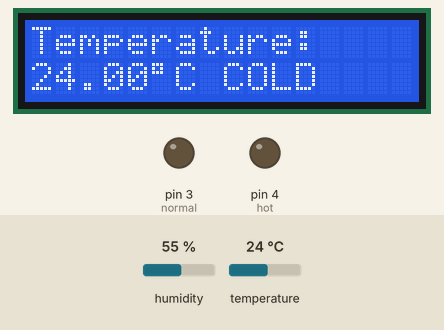
Recording of a sketch running on a simulated Arduino Uno, built with avr-gcc and run on an emulated ATmega328P. On the bench: 16×2 character LCD, output pins drawn as LEDs (lit = HIGH). The inputs (shaded band) are chosen by the test bench; at power-on: temperature 24 °C, humidity 55 %. Pins used as bus, display or sensor lines are not drawn; what the sketch prints to the serial monitor is not drawn.

Above: at 2.7 s.
2.8 s: temperature set to 28 °C
At 4.9 s:
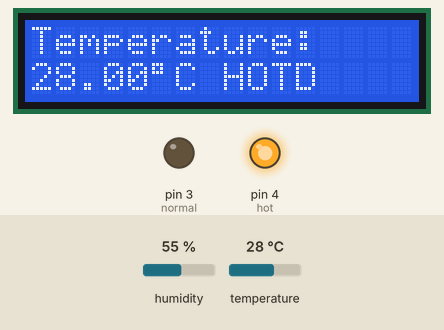
5.8 s: temperature set to 25 °C
At 6.9 s:
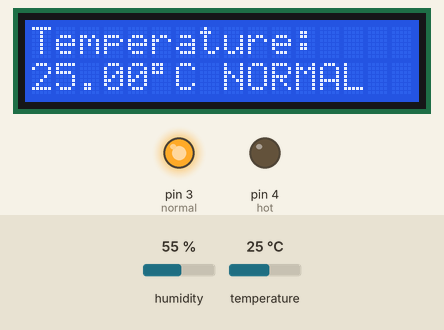
8.8 s: temperature set to 33 °C
At 10.9 s:
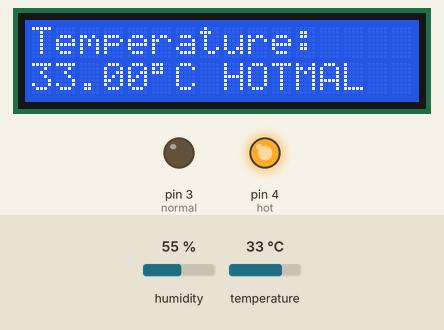
Timing chart, 0 to 12.4 s (numbered marks = the images above; inputs shaded):
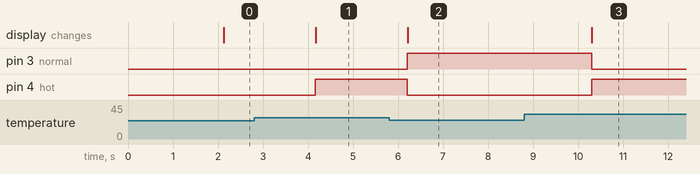

The sketch:

DHTtester.ino
```cpp
// Example testing sketch for various DHT humidity/temperature sensors
// Written by ladyada, public domain

// REQUIRES the following Arduino libraries:
// - DHT Sensor Library: https://github.com/adafruit/DHT-sensor-library
// - Adafruit Unified Sensor Lib: https://github.com/adafruit/Adafruit_Sensor

#include "DHT.h"

#define DHTPIN 8     // Digital pin connected to the DHT sensor
// Feather HUZZAH ESP8266 note: use pins 3, 4, 5, 12, 13 or 14 --
// Pin 15 can work but DHT must be disconnected during program upload.

// Uncomment whatever type you're using!
//#define DHTTYPE DHT11   // DHT 11
#define DHTTYPE DHT11   // DHT 22  (AM2302), AM2321
//#define DHTTYPE DHT21   // DHT 21 (AM2301)

// Connect pin 1 (on the left) of the sensor to +5V
// NOTE: If using a board with 3.3V logic like an Arduino Due connect pin 1
// to 3.3V instead of 5V!
// Connect pin 2 of the sensor to whatever your DHTPIN is
// Connect pin 3 (on the right) of the sensor to GROUND (if your sensor has 3 pins)
// Connect pin 4 (on the right) of the sensor to GROUND and leave the pin 3 EMPTY (if your sensor has 4 pins)
// Connect a 10K resistor from pin 2 (data) to pin 1 (power) of the sensor

// Initialize DHT sensor.
// Note that older versions of this library took an optional third parameter to
// tweak the timings for faster processors.  This parameter is no longer needed
// as the current DHT reading algorithm adjusts itself to work on faster procs.
#include <LCD_I2C.h>

LCD_I2C lcd(0x27, 16, 2);

DHT dht(DHTPIN, DHTTYPE);

int hot = 4;
int normal = 3;
int cold = 2;

void setup() {
  lcd.begin();
  lcd.backlight();
  Serial.begin(9600);
  Serial.println(F("DHTxx test!"));
  pinMode(hot, OUTPUT);
  pinMode(normal, OUTPUT);
  pinMode(cold, OUTPUT);
  dht.begin();
  lcd.setCursor(0,0);
  lcd.print("Temperature:");

}

void loop() {
  // Wait a few seconds between measurements.
  delay(2000);

  // Reading temperature or humidity takes about 250 milliseconds!
  // Sensor readings may also be up to 2 seconds 'old' (its a very slow sensor)
  float h = dht.readHumidity();
  // Read temperature as Celsius (the default)
  float t = dht.readTemperature();
  // Read temperature as Fahrenheit (isFahrenheit = true)
  float f = dht.readTemperature(true);

  // Check if any reads failed and exit early (to try again).
  if (isnan(h) || isnan(t) || isnan(f)) {
    Serial.println(F("Failed to read from DHT sensor!"));
    return;
  }

  // Compute heat index in Fahrenheit (the default)
  float hif = dht.computeHeatIndex(f, h);
  // Compute heat index in Celsius (isFahreheit = false)
  float hic = dht.computeHeatIndex(t, h, false);

  Serial.print(F("Humidity: "));
  Serial.print(h);


  Serial.print(F("%  Temperature: "));
  Serial.print(t);
  lcd.setCursor(0,1);
  lcd.print(t);
  lcd.setCursor(5,1);
  lcd.print(char(223));
  lcd.setCursor(6,1);
  lcd.print("C");

  Serial.print(F("°C "));
  Serial.print(f);
  Serial.print(F("°F  Heat index: "));
  Serial.print(hic);
  Serial.print(F("°C "));
  Serial.print(hif);
  Serial.println(F("°F"));

  if(t >= 26){
    digitalWrite(hot, HIGH);
    digitalWrite(normal, LOW);
    digitalWrite(cold, LOW);
    lcd.setCursor(8, 1);
    lcd.print("HOT");
  }
    else if(t < 26 && t > 24)
    {
    digitalWrite(hot, LOW);
    digitalWrite(normal, HIGH);
    digitalWrite(cold, LOW);
    lcd.setCursor(8, 1);
    lcd.print("NORMAL");
  }

  else if (t <= 24)
    {
    digitalWrite(hot, LOW);
    digitalWrite(normal, LOW);
    digitalWrite(cold, HIGH);
    lcd.setCursor(8, 1);
    lcd.print("COLD    ");
  }
}
```

Measured:
- after the input at 2.8 s, pin 4 (hot): LOW → HIGH after 1.4 s; the display: changes after 1.4 s (image 1)
- after the input at 5.8 s, pin 3 (normal): LOW → HIGH after 0.41 s; pin 4 (hot): HIGH → LOW after 0.41 s; the display: changes after 0.42 s (image 2)
- after the input at 8.8 s, pin 3 (normal): HIGH → LOW after 1.5 s; pin 4 (hot): LOW → HIGH after 1.5 s; the display: changes after 1.5 s (image 3)
